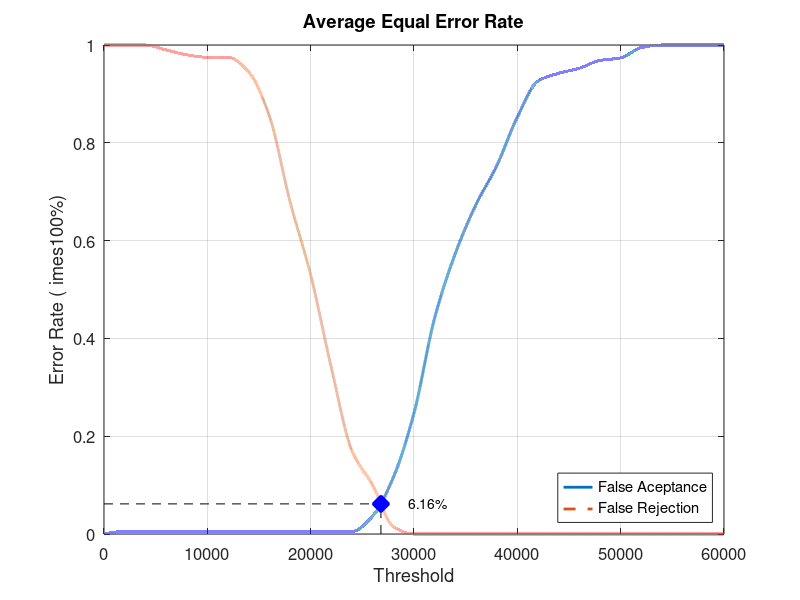
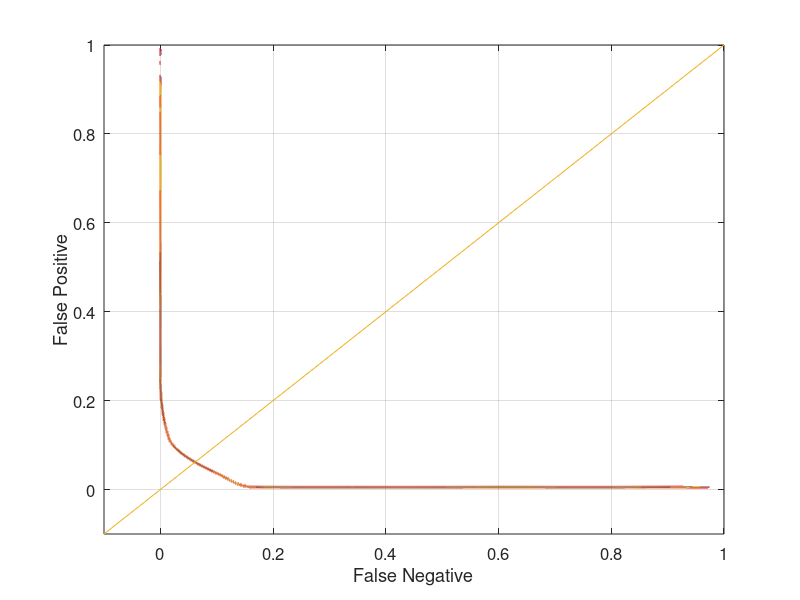

Reproduce these figures in MATLAB, in order.
close all;
clear;
clc;
x = 0:2000:60000;
xq = 0:0.5:60000;

y0 = [0 0.00526316 0.00526316 0.00526316 0.00526316 0.00526316 0.00526316 0.00526316 0.00526316 0.00526316 0.00526316 0.00526316 0.00526316 0.0368421 0.115789 0.247368 0.442105 0.573684 0.673684 0.752632 0.852632 0.926316 0.942105 0.952632 0.968421 0.973684 0.994737 1 1 1 1]
yy0 = interp1(x, y0, xq, 'pchip');
y1 = [1 1 1 0.99 0.98 0.975 0.975 0.945 0.855 0.68 0.53 0.34 0.17 0.1 0.015 0 0 0 0 0 0 0 0 0 0 0 0 0 0 0 0]
yy1 = interp1(x, y1, xq, 'pchip');

% Calculating EER: 
y2 = abs(y0 - y1);
find(y2 == min(y2))
yy2 = abs(yy0 - yy1);
xEER = find(yy2 == min(yy2));
xEERIndex = xq(xEER) % X-axis EER
yEER = yy0(xEER) % Y-axis EER

main = figure
plot(xq, yy0,'-','LineWidth', 2);	hold on
plot(xq, yy1,'--','LineWidth', 2);	hold on
plot([xEERIndex xEERIndex], [0 yEER], 'k--');	hold on
plot([0 xEERIndex], [yEER yEER], 'k--');	hold on
plot(xEERIndex, yEER, 'bx', 'LineWidth', 10);	hold on
text(xEERIndex + 10 * xEERIndex / 100, yEER, [num2str(round((10000 * yEER)) / 100) '%'])
legend('False Aceptance', 'False Rejection', 'Location', 'SouthEast')
xlabel('Threshold')
ylabel('Error Rate (	imes100%)')
title('Average Equal Error Rate')
set(gca, 'FontSize', 12)
axis([0 60000 0 1])
grid on

print(main, 'Database5_3Main', '-dpng');
FNRxFPR = figure('Color', [1 1 1]);
plot(yy1, yy0, '-', yy1, yy0, 'LineWidth', 2);
hold on
y = -0.1:0.1:1
plot(y, y); 
set(gca, 'FontSize', 12)
xlabel('False Negative')
ylabel('False Positive')
axis([-0.1 1 -0.1 1])
set(gca, 'FontSize', 12)
grid on

print(FNRxFPR, 'Database5_3FNRxFPR','-dpng');
